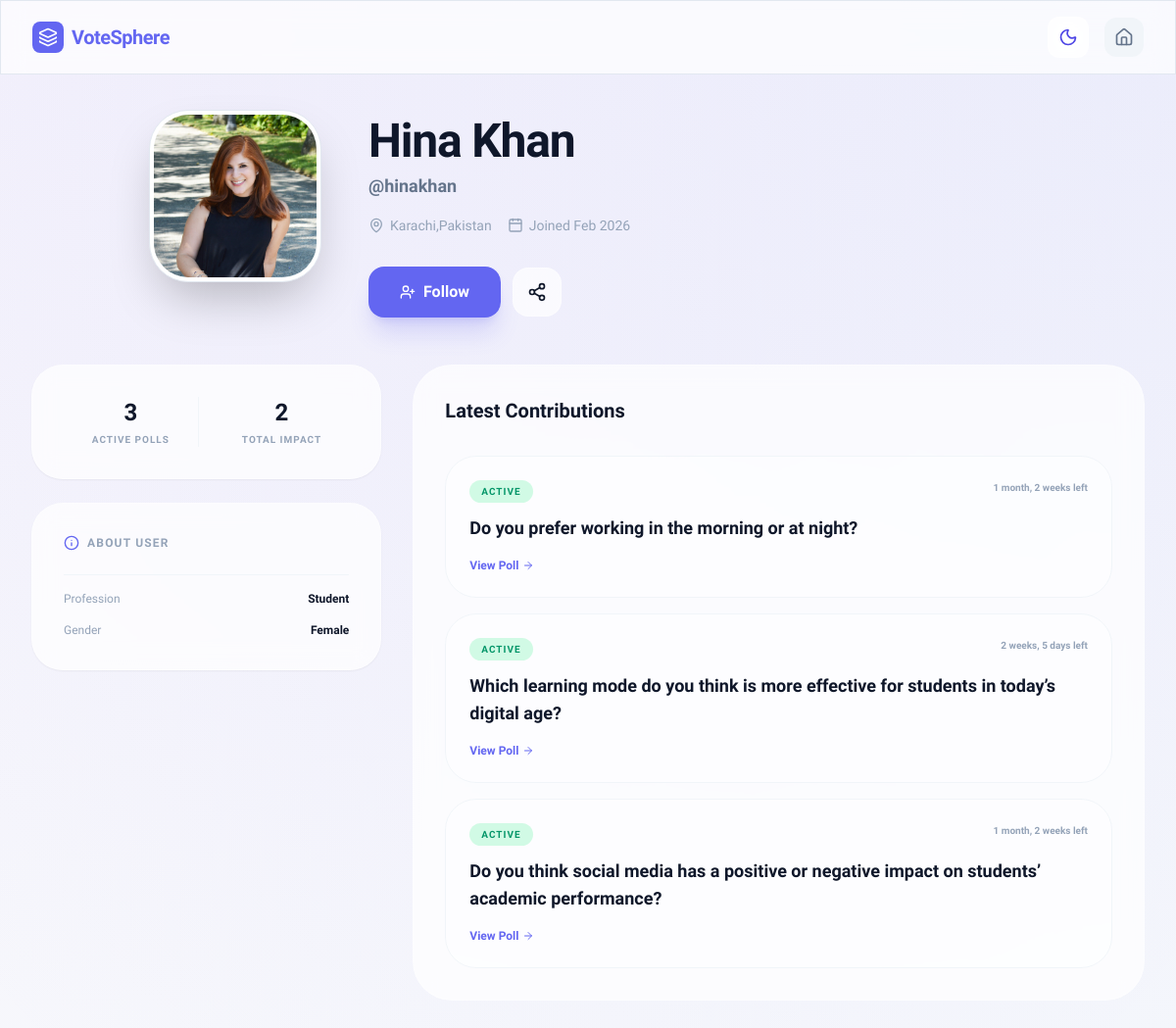
Before: /user/user_profile/8 with the older database file.
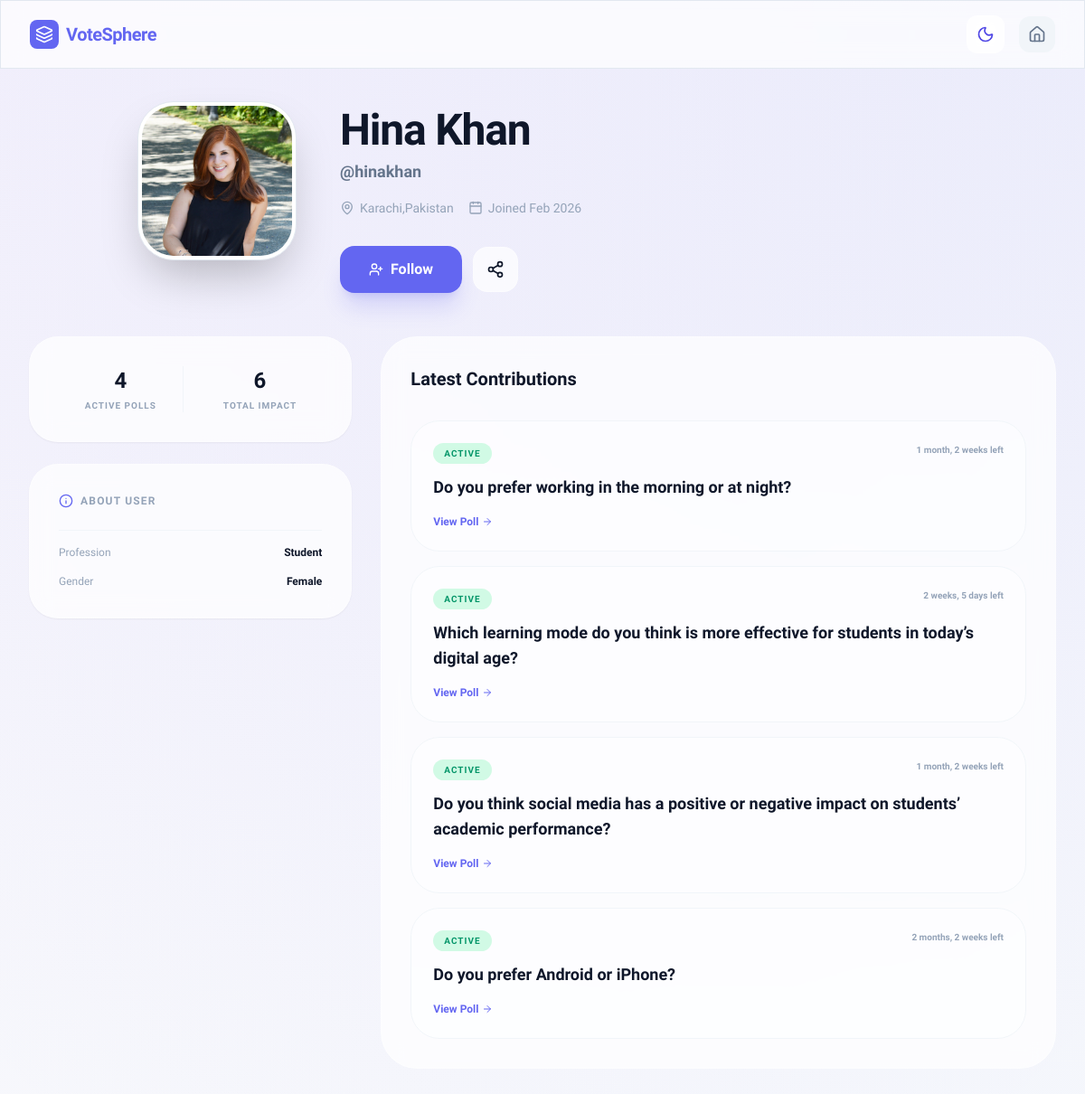
After: the same page with the newer database file.
### users/models.py (models this page shows, shortened)
class UserProfile(models.Model):
    user_id = models.OneToOneField(User,on_delete=models.CASCADE,primary_key=True,related_name='profile')
    profile_picture = models.ImageField(
        upload_to='images/profile_pictures/%Y/%m/%d/',
        validators=[FileExtensionValidator(
            allowed_extensions=['jpg','jpeg','png','webp', 'gif'],
            message="Only this image formates are allowed: jpg, jpeg, gif, png, webp.")],
          blank=True, null=True
        )
    bio = models.TextField(blank=True, max_length=300)
    location = models.CharField(max_length=150, blank=True)
    birth_date = models.DateField(blank=True,null=True)
    created_at = models.DateTimeField(auto_now_add=True)
    uploaded_at = models.DateTimeField(auto_now_add=True)

class Ext_User(models.Model):
    user_id = models.OneToOneField(User,on_delete=models.CASCADE,primary_key=True)
    gender = models.CharField(max_length=10)
    profession= models.CharField(max_length=100)

### questonaries/models.py (models this page shows)
class Question(models.Model):
    ques = models.TextField(null=False)
    q_desc = models.TextField(null=True)
    expiry = models.DateTimeField()
    hashtags = models.TextField(null=True)
    img = models.ImageField(
        upload_to='images/Ques_Covers/%Y/%m/%d/',
        validators=[FileExtensionValidator(
            allowed_extensions=['jpg','jpeg','png','webp', 'gif'],
            message="Only this image formates are allowed: jpg, jpeg, gif, png, webp.")],
          blank=True, null=True
        )
    u_id = models.ForeignKey(User,on_delete=models.CASCADE)
    cat_id = models.ForeignKey(Category,on_delete=models.PROTECT)
    created_at= models.DateTimeField(auto_now_add=True)

### users/views.py (the view)
def other_profile_view(req,id):
    try:
        profile = UserProfile.objects.get(user_id=id)
    except UserProfile.DoesNotExist:
        profile = None
    now = timezone.now()
    active_pole = Question.objects.filter(u_id=id, expiry__gt=now)
    t_pole = active_pole.count()
    vote_cast = 0
    for q in active_pole:
        vote_cast += Vote_Click.objects.filter(opt_id__q_id=q.id).count()
    context = {
        'profile': profile,
        'pole': t_pole,
        'votes': vote_cast,
        'active_poles':active_pole,
    }
    return render(req, "users/other_profile.html", context)

### users/Templates/users/other_profile.html (shortened to what this page needs)
<!DOCTYPE html>
<html lang="en" class="scroll-smooth">
<head>
    <script src="https://cdn.tailwindcss.com"></script>
</head>
<body class="bg-[#f8fafc] dark:bg-slate-950 text-slate-900 dark:text-slate-100 transition-colors duration-300 profile-header-gradient min-h-screen">
    <nav class="fixed top-0 w-full z-40 glass border-b border-slate-200 dark:border-slate-800 px-4 md:px-8 py-4 flex justify-between items-center">
        <a href="{% url 'home' %}" class="flex items-center gap-2 font-bold text-lg md:text-xl tracking-tight text-primary">
            <div class="w-8 h-8 bg-primary rounded-lg flex items-center justify-center text-white">
                <i data-lucide="layers" class="w-5 h-5"></i>
            </div>
            <span>VoteSphere</span>
        </a>
        <div class="flex items-center gap-4">
            <button id="theme-toggle" class="p-2.5 rounded-xl glass hover:scale-105 transition-transform">
                <i data-lucide="moon" class="w-5 h-5 dark:hidden text-indigo-600"></i>
            </button>
            <a href="{% url 'feeds' %}" class="p-2.5 rounded-xl bg-slate-100 dark:bg-slate-800 text-slate-500">
                <i data-lucide="home" class="w-5 h-5"></i>
            </a>
        </div>
    </nav>
    <main class="pt-28 pb-12 px-4 sm:px-6 lg:px-8 max-w-7xl mx-auto">
        <div class="mb-12 flex justify-center">
            <div class="flex flex-col md:flex-row items-center md:items-start gap-8 md:gap-12 w-full max-w-4xl">
                <div class="relative shrink-0 group">
                    <div class="w-32 h-32 sm:w-40 sm:h-40 md:w-44 md:h-44 rounded-[2.5rem] p-1 bg-white dark:bg-slate-900 shadow-2xl border border-slate-200 dark:border-slate-800">
                        <img src="{% if profile.profile_picture %}{{ profile.profile_picture.url }}{% else %}https://api.dicebear.com/7.x/avataaars/svg?seed={{ profile.user_id.username }}{% endif %}"
                             class="w-full h-full object-cover rounded-[2.2rem]">
                    </div>
                </div>
                <div class="flex-1 text-center md:text-left pt-2">
                    <div class="flex flex-col md:flex-row md:items-center gap-3 mb-2">
                        <h1 class="text-3xl md:text-5xl font-black text-slate-900 dark:text-white tracking-tight">
                            {{ profile.user_id.first_name }} {{ profile.user_id.last_name }}
                        </h1>
                    </div>
                    <p class="text-slate-500 dark:text-slate-400 font-bold text-lg mb-4">@{{ profile.user_id.username }}</p>
                    <div class="flex flex-wrap justify-center md:justify-start gap-4 text-sm text-slate-400 mb-8">
                        <span class="flex items-center gap-1.5"><i data-lucide="map-pin" class="w-4 h-4"></i> {{ profile.location|default:"Global Citizen" }}</span>
                        <span class="flex items-center gap-1.5"><i data-lucide="calendar" class="w-4 h-4"></i> Joined {{ profile.user_id.date_joined|date:"M Y" }}</span>
                    </div>
                    <div class="flex items-center justify-center md:justify-start gap-3">
                        <button class="px-8 py-3.5 bg-primary text-white font-bold rounded-2xl shadow-xl shadow-indigo-500/20 hover:bg-indigo-600 transition-all flex items-center gap-2">
                            <i data-lucide="user-plus" class="w-4 h-4"></i> Follow
                        </button>
                        <button class="p-3.5 glass rounded-2xl hover:bg-white dark:hover:bg-slate-800 transition-colors">
                            <i data-lucide="share-2" class="w-5 h-5"></i>
                        </button>
                    </div>
                </div>
            </div>
        </div>
        <div class="grid grid-cols-1 lg:grid-cols-12 gap-8">
            <div class="lg:col-span-4 space-y-6">
                <div class="glass p-8 rounded-[2rem] shadow-sm grid grid-cols-2 gap-4">
                    <div class="text-center border-r border-slate-100 dark:border-slate-800">
                        <span class="block text-2xl font-black text-slate-900 dark:text-white">{{ pole }}</span>
                        <span class="text-[10px] font-bold text-slate-400 uppercase tracking-widest mt-1 block">Active Polls</span>
                    </div>
                    <div class="text-center">
                        <span class="block text-2xl font-black text-slate-900 dark:text-white">{{ votes }}</span>
                        <span class="text-[10px] font-bold text-slate-400 uppercase tracking-widest mt-1 block">Total Impact</span>
                    </div>
                </div>
                <div class="glass p-8 rounded-[2rem] shadow-sm">
                    <h3 class="text-xs font-bold text-slate-400 uppercase tracking-widest mb-4 flex items-center gap-2">
                        <i data-lucide="info" class="w-4 h-4 text-primary"></i> About User
                    </h3>
                    <div class="space-y-4 pt-4 border-t border-slate-100 dark:border-slate-800">
                        <div class="flex items-center justify-between text-xs">
                            <span class="text-slate-400">Profession</span>
                            <span class="font-bold">{{ profile.user_id.ext_user.profession|default:"Enthusiast" }}</span>
                        </div>
                        <div class="flex items-center justify-between text-xs">
                            <span class="text-slate-400">Gender</span>
                            <span class="font-bold">{{ profile.user_id.ext_user.gender|default:"Not specified" }}</span>
                        </div>
                    </div>
                </div>
            </div>
            <div class="lg:col-span-8">
                <div class="glass rounded-[2.5rem] p-6 md:p-8 h-full">
                    <h3 class="text-xl font-black text-slate-900 dark:text-white mb-8">Latest Contributions</h3>
                    <div class="space-y-4">
                        {% for q in active_poles %}
                        <div class="p-6 rounded-[2rem] bg-white/40 dark:bg-slate-800/20 border border-slate-100 dark:border-slate-800 hover:border-primary/50 transition-all group">
                            <div class="flex justify-between items-start mb-3">
                                <span class="px-3 py-1 bg-emerald-100 dark:bg-emerald-900/30 text-emerald-600 dark:text-emerald-400 text-[10px] font-black uppercase tracking-widest rounded-full">Active</span>
                                <span class="text-[10px] text-slate-400 font-bold">{{ q.expiry|timeuntil }} left</span>
                            </div>
                            <h4 class="font-bold text-slate-900 dark:text-white group-hover:text-primary transition-colors text-lg mb-4">{{ q.ques }}</h4>
                            <div class="flex items-center gap-4">
                                <a href="{% url 'voting_pole' q.id %}" class="text-xs font-black text-primary flex items-center gap-1">
                                    View Poll <i data-lucide="arrow-right" class="w-3 h-3"></i>
                                </a>
                            </div>
                        </div>
                        {% endfor %}
                    </div>
                </div>
            </div>
        </div>
    </main>
</body>
</html>

### users/Templates/users/other_profile.html (style rules this page uses)
body { font-family: 'Plus Jakarta Sans', sans-serif; -webkit-tap-highlight-color: transparent; }
.glass { background: rgba(255, 255, 255, 0.7); backdrop-filter: blur(12px); -webkit-backdrop-filter: blur(12px); border: 1px solid rgba(255, 255, 255, 0.3); }
.profile-header-gradient { background: radial-gradient(circle at top right, rgba(99, 102, 241, 0.08), transparent), radial-gradient(circle at top left, rgba(168, 85, 247, 0.05), transparent); }

Changed rows visible on the page:
added Question: expiry "2 months, 2 weeks", ques "Do you prefer Android or iPhone?"
Other visible differences:
{{ pole }}: "3" → "4"
{{ votes }}: "2" → "6"
